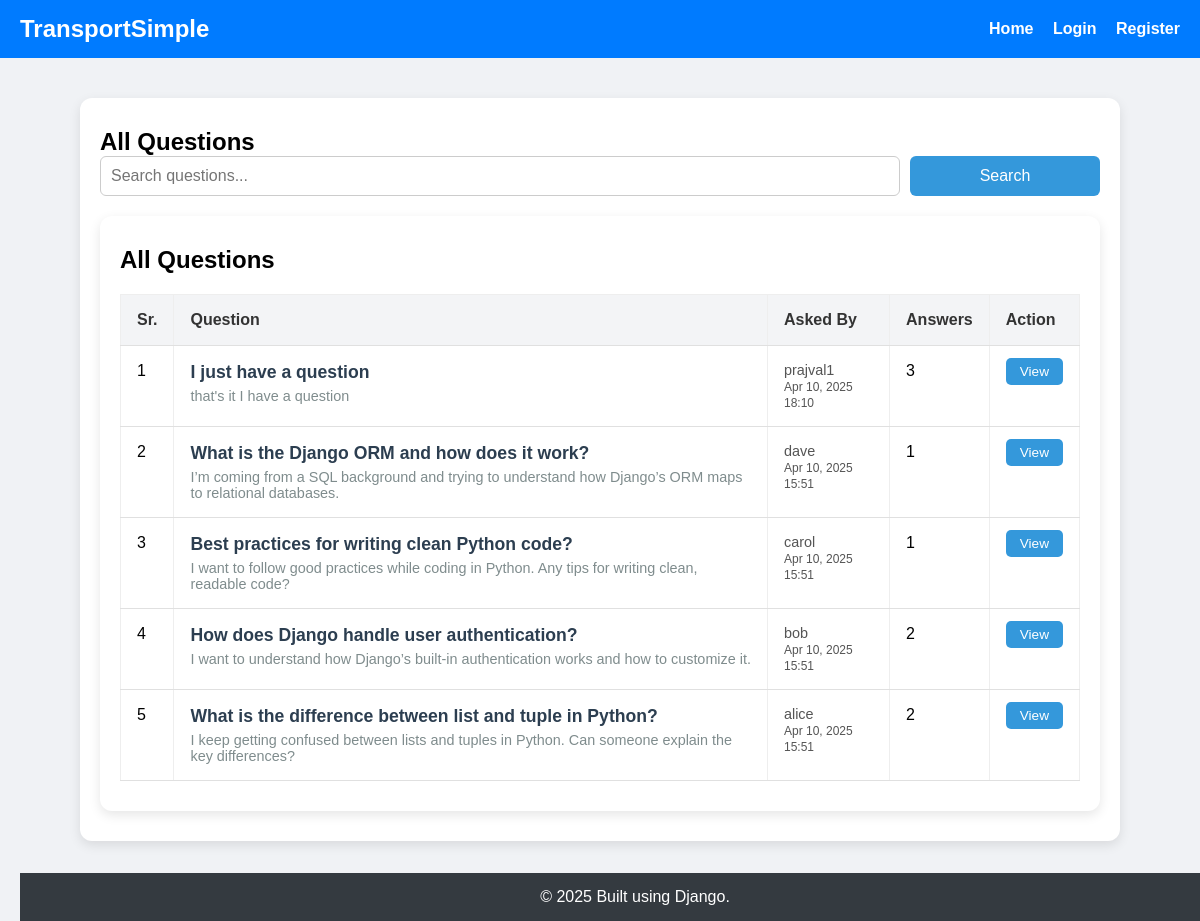
Screenshot of /forum/questions/ with the database file from the repository.
### forum/models.py (models this page shows, shortened)
class Question(models.Model):
    user = models.ForeignKey(User, on_delete=models.CASCADE, related_name='questions')
    title = models.CharField(max_length=255)
    description = models.TextField(blank=True, null=True)
    created_at = models.DateTimeField(auto_now_add=True)
    slug = models.SlugField(max_length=255, unique=True, blank=True)

### forum/views.py (the view)
# urls.py: path('questions/', views.question_list_view, name='question_list'),
def question_list_view(request):
    context = {}
    query = request.GET.get('q')
    questions = Question.objects.all().order_by('-created_at')
    if query:
        questions = questions.filter(
            Q(title__icontains=query) | Q(description__icontains=query)
        )
    context['questions'] = questions
    context['query'] = query
    return render(request, 'questions.html', context)

### forum/templates/questions.html (shortened to what this page needs)
{% extends 'base.html' %}
{% block content %}
<div class="container">
    <h2>All Questions</h2>
    <form method="get" class="search-form">
      <input
        type="text"
        name="q"
        placeholder="Search questions..."
        value="{{ query|default:'' }}"
        class="search-input"
      >
      <button type="submit" class="search-button">Search</button>
    </form>
<div class="container">
  <h2>All Questions</h2>
  {% if questions %}
  <table class="question-table">
    <thead>
      <tr>
        <th>Sr.</th>
        <th>Question</th>
        <th>Asked By</th>
        <th>Answers</th>
        <th>Action</th>
      </tr>
    </thead>
    <tbody>
      {% for question in questions %}
      <tr>
        <td>{{ forloop.counter }}</td>
        <td>
          <div class="question-title">
            <a href="{% url 'forum:question_detail' question.pk question.slug %}">
              <strong>{{ question.title }}</strong>
            </a>
          </div>
          <div class="question-snippet">
            {{ question.description|truncatewords:20 }}
          </div>
        </td>
        <td>
          <div class="author-info">
            {{ question.user.username }}<br>
            <small>{{ question.created_at|date:"M d, Y H:i" }}</small>
          </div>
        </td>
        <td>{{ question.answers.count }}</td>
        <td>
          <a class="action-link" href="{% url 'forum:question_detail' question.pk question.slug %}">View</a>
        </td>
      </tr>
      {% endfor %}
    </tbody>
  </table>
  {% else %}
    <p>No questions yet. Be the first to ask one!</p>
  {% endif %}
</div>
{% endblock %}

### authentication/static/css/theme.css (style rules this page uses)
body { margin: 0; font-family: Arial, sans-serif; background: #f0f2f5; }
.container { background: white; padding: 25px; border-radius: 12px; box-shadow: 0 4px 12px rgba(0, 0, 0, 0.1); margin-bottom: 20px; }
h2 { margin: 0; }
a { text-align: center; color: #007bff; }
button { width: 100%; padding: 10px; background: #007bff; border: none; color: white; border-radius: 5px; cursor: pointer; }
table { text-align: left; width: 100%; }
.container table { width: 100%; border-spacing: 0px; border-radius: 10px; }
.container td, .container th { border: 1px solid #eee; padding: 10px; }
input { width: 100%; padding: 10px 14px; margin: 20px 0px; border: 1px solid #ccc; border-radius: 8px; font-size: 16px; transition: border-color 0.3s ease; box-sizing: border-box }

### forum/static/css/forum.css (style rules this page uses)
.question-table { width: 100%; border-collapse: collapse; }
.question-table th, .question-table td { padding: 12px 15px; border-bottom: 1px solid #e0e0e0; text-align: left; }
.question-table th { background-color: #f1f1f1; }
.container { max-width: 1000px; margin: auto; padding: 30px 20px; }
.question-table { width: 100%; border-collapse: collapse; margin-top: 20px; }
.question-table th, .question-table td { padding: 16px; text-align: left; border-bottom: 1px solid #e0e0e0; vertical-align: top; }
.question-table th { background-color: #f3f4f6; color: #333; }
.question-title a { font-size: 1.1rem; color: #2c3e50; text-decoration: none; }
.question-snippet { font-size: 0.9rem; color: #7f8c8d; margin-top: 5px; }
.author-info { font-size: 0.9rem; color: #555; }
.action-link { padding: 6px 14px; background-color: #3498db; color: white; text-decoration: none; border-radius: 5px; font-size: 0.85rem; }
.search-form { display: flex; gap: 10px; margin-bottom: 20px; }
.search-input { flex: 1; padding: 10px; font-size: 1rem; border: 1px solid #ccc; border-radius: 6px; min-width: 80%; margin: 0; }
.search-button { padding: 10px 18px; font-size: 1rem; background-color: #3498db; border: none; color: white; border-radius: 6px; cursor: pointer; }

### rows the page displays
Question: title "I just have a question", description "that's it I have a question", user.username "prajval1", created_at "Apr 10, 2025 18:10", answers.count "3"
Question: title "What is the Django ORM and how does it work?", description "I’m coming from a SQL background and trying to understand how Django’s ORM maps to relational databases.", user.username "dave", created_at "Apr 10, 2025 15:51", answers.count "1"
Question: title "Best practices for writing clean Python code?", description "I want to follow good practices while coding in Python. Any tips for writing clean, readable code?", user.username "carol", created_at "Apr 10, 2025 15:51", answers.count "1"
Question: title "How does Django handle user authentication?", description "I want to understand how Django’s built-in authentication works and how to customize it.", user.username "bob", created_at "Apr 10, 2025 15:51", answers.count "2"
Question: title "What is the difference between list and tuple in Python?", description "I keep getting confused between lists and tuples in Python. Can someone explain the key differences?", user.username "alice", created_at "Apr 10, 2025 15:51", answers.count "2"
